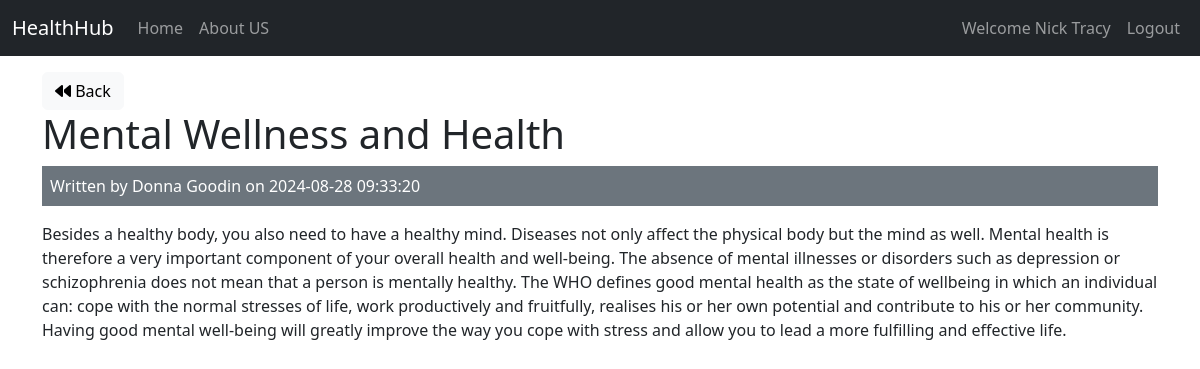
Page /posts/show/2 (signed in) on the committed database.
### tables this page shows
CREATE TABLE `posts` (
  `id` int(11) NOT NULL AUTO_INCREMENT,
  `user_id` int(11) NOT NULL,
  `title` varchar(255) NOT NULL,
  `body` text NOT NULL,
  `created_at` datetime DEFAULT current_timestamp(),
  PRIMARY KEY (`id`)
);

CREATE TABLE `users` (
  `id` int(11) NOT NULL AUTO_INCREMENT,
  `name` varchar(255) NOT NULL,
  `email` varchar(255) NOT NULL,
  `password` varchar(255) NOT NULL,
  `created_at` datetime DEFAULT current_timestamp(),
  PRIMARY KEY (`id`)
);

### app/controllers/posts.php (called while the page is built, shortened)
<?php
class Posts extends Controller
{
    public function __construct()
    {
        $this->postModel = $this->model('Post');
        $this->userModel = $this->model('User');
    }
    public function show($id)
    {
        $post = $this->postModel->getPostById($id);
        $user = $this->userModel->getUserById($post->user_id);
        $data = [
            'post' => $post,
            'user' => $user
        ];
        $this->view('posts/show', $data);
    }
}

### app/libraries/Core.php (called while the page is built, shortened)
<?php
class Core
{
    protected $currentMethod = 'index';
    public function __construct()
    {
        $url = $this->getUrl();
        if (isset($url[0])) {
            if (file_exists('../app/controllers/' . ucwords($url[0]) . '.php')) {
                unset($url[0]);
            }
        }
        $this->currentController = new $this->currentController();
        if (isset($url[1])) {
            if (method_exists($this->currentController, $url[1])) {
                $this->currentMethod = $url[1];
                unset($url[1]);
            }
        }
        $this->params = $url ? array_values($url) : [];
        call_user_func_array([$this->currentController, $this->currentMethod], $this->params);
    }
    public function getUrl()
    {
        if (isset($_GET['url'])) {
            $url = rtrim($_GET['url'], '/');
            $url = filter_var($url, FILTER_SANITIZE_URL);
            $url = explode('/', $url);
            return $url;
        }
    }
}

### public/index.php (called while the page is built, shortened)
<?php
$init = new Core();

### app/libraries/Database.php (called while the page is built, shortened)
<?php
class Database
{
    private $host = DB_HOST;
    private $user = DB_USER;
    private $pass = DB_PASS;
    private $dbname = DB_NAME;
    private $dbh;
    private $stmt;
    public function __construct()
    {
        $dsn = 'mysql:host=' . $this->host . ';dbname=' . $this->dbname . ';charset=utf8';
        $options = [
            PDO::ATTR_PERSISTENT => true,
            PDO::ATTR_ERRMODE => PDO::ERRMODE_EXCEPTION
        ];
        try {
            $this->dbh = new PDO($dsn, $this->user, $this->pass, $options);
        } catch(PDOException $e) {
            $this->error = $e->getMessage();
            die($this->error);
        }
    }
    public function query($sql)
    {
        $this->stmt = $this->dbh->prepare($sql);
    }
    public function bind($param, $value, $type = null)
    {
        if (is_null($type))
        {
            switch (true)
            {
                case is_int($value):
                    $type= PDO::PARAM_INT;
                    break;
                default:
                $type = PDO::PARAM_STR;
            }
        }
        $this->stmt->bindValue($param, $value, $type);
    }
    public function execute()
    {
        return $this->stmt->execute();
    }
    public function single()
    {
        $this->execute();
        return $this->stmt->fetch(PDO::FETCH_OBJ);
    }
}

### app/models/Post.php (called while the page is built, shortened)
<?php
class Post extends Model
{
    public function getPostById($id)
    {
        $this->db->query('SELECT * FROM posts WHERE id = :id');
        $this->db->bind(':id', $id);
        $row = $this->db->single();
        return $row;
    }
}

### app/libraries/Model.php (called while the page is built, shortened)
<?php
class Model
{
    public function __construct()
    {
        $this->db = new Database();
    }
}

### app/models/User.php (called while the page is built, shortened)
<?php
class user extends Model
{
    public function getUserById($id)
    {
        $this->db->query('SELECT * FROM users WHERE id = :id');
        $this->db->bind(':id', $id);
        $row = $this->db->single();
        return $row;
    }
}

### app/views/posts/show.php (the view, shortened to what this page needs)
<?php require_once APPROOT . '/views/inc/header.php' ?>
    <a href="<?php echo URLROOT ?>/posts" class="btn btn-light"><i class="fa fa-backward"></i> Back</a>
    <br>
    <h1><?php echo $data['post']->title ?></h1>
    <div class="bg-secondary text-white p-2 mb-3">
        Written by <?php echo $data['user']->name ?> on <?php echo $data['post']->created_at ?>
    </div>
    <p><?php echo $data['post']->body ?></p>
<?php require_once APPROOT . '/views/inc/footer.php' ?>

### rows in the picture
posts: title "Mental Wellness and Health", created_at "2024-08-28 09:33:20", body "Besides a healthy body, you also need to have a healthy mind. Diseases not only affect the physical body but the mind as well. Mental health is therefore a very important component of your overall health and well-being. The absence of mental illnesses or disorders such as depression or schizophrenia does not mean that a person is mentally healthy. The WHO defines good mental health as the state of wellbeing in which an individual can: cope with the normal stresses of life, work productively and fruitfully, realises his or her own potential and contribute to his or her community. Having good mental well-being will greatly improve the way you cope with stress and allow you to lead a more…"
users: name "Donna Goodin"

### other values in the picture
SITENAME "HealthHub"
$_SESSION['user_name'] "Nick Tracy"
